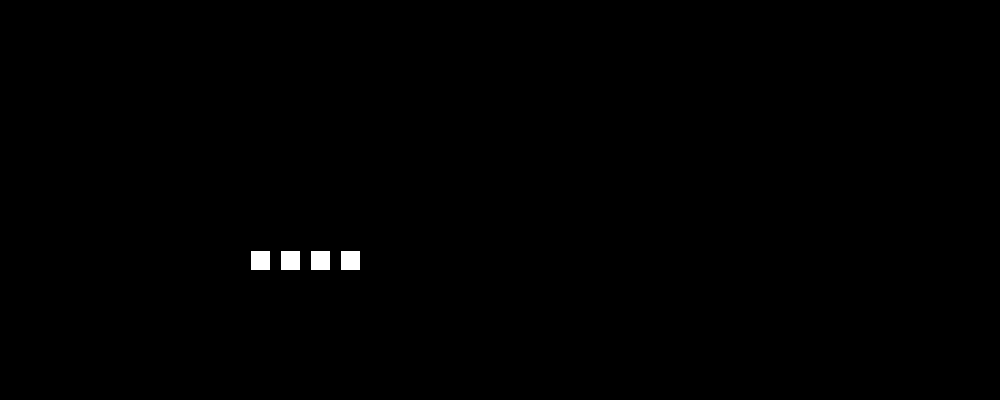
Frame 1 (no input)
Frame 60 (the mouse pressed at the canvas centre just before this capture): identical to frame 1, image omitted
Frame 120 (the mouse held since frame 60 and released just before this capture): identical to frame 1, image omitted

The Processing sketch that drew this single still picture (run headless with seeded random() and noise(); from frame 60 on, the mouse is pressed at the canvas centre):

// Processing sketch: processing_99829
// ── processing_99829.pde

int x1 = 250;
int y1 = 250;
int x2 = x1+30;
int y2 = y1+30;
int x3 = x2+30;
int y3 = y2+30;
int x4 = y3+30;

float[] a = new float[100];
float[] b = new float[100];
float[] c = new float[100];
float[] d = new float[100];

void setup() {
  size (1000,400);
  stroke(0);
  background(0);
}
void draw() {
  rect  (x1,y1,20,20);
  rect  (x2,y1,20,20);
  rect  (x3,y1,20,20);
  rect  (x4,y1,20,20);
  if ((mouseX >= x4)&&(mouseX <= (x4 +20))&&(mouseY >= y1)&&(mouseY <= (y1 + 20)) 
    &&(mousePressed)) { 
    background(0);
  }

}
void mousePressed() {
  if ((mouseX >= x1)&&(mouseX <= x1 +20)&&(mouseY >= y1)&&(mouseY <= y1 + 20) 
    &&(mousePressed)) { 
    for(int m=0;m < 100;m++)  {
      a[m]=random(0,1000);
      b[m]=random(0,1000);
      c[m]=random(0,1000);
      d[m]=random(0,1000);  
      stroke(0);
      fill(random(0,255),random(0,255),random(0,255),random(0,255));
      rect(a[m],b[m],m,m) ;
    }
  }
  if ((mouseX >= x2)&&(mouseX <= x2 +20)&&(mouseY >= y1)&&(mouseY <= y1 + 20) 
    &&(mousePressed)) { 
    for(int e=0;e < 100;e++)  {
      a[e]=random(0,1000);
      b[e]=random(0,1000);
      c[e]=random(0,1000);
      d[e]=random(0,1000);  
      stroke(0);
      fill(random(0,255),random(0,255),random(0,255),random(0,255));
      ellipse(a[e],b[e],e,e) ;
    }

  }
  if ((mouseX >= x3)&&(mouseX <= (x3 +20))&&(mouseY >= y1)&&(mouseY <= (y1 + 20)) 
    &&(mousePressed)) { 
    for(int f=0;f < 100;f++)  {
      a[f]=random(0,1000);
      b[f]=random(0,1000);
      c[f]=random(0,1000);
      d[f]=random(0,1000);  
      stroke(0);
      fill(random(0,255),random(0,255),random(0,255),random(0,255));
      quad(a[f],b[f],c[f],d[f],f+10,f+20,f+30,f+40) ;
    }
  }
}
